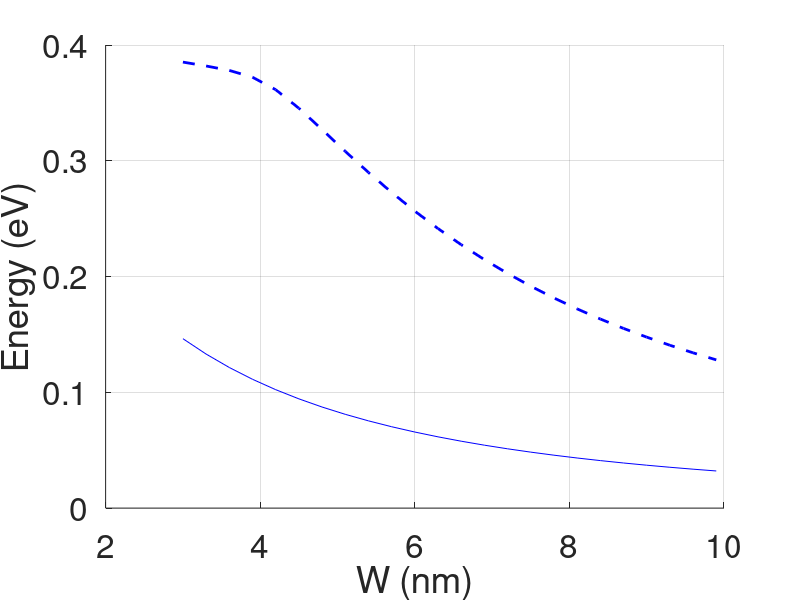

Source code (MATLAB):
clear all
close all

% Constants (all MKS, except energy which is in eV)
hbar = 1.055e-34;
q = 1.602e-19;
a = 3e-10;
m = 9.110e-31;

% Conduction band parameters
mw = 0.07*m;
ma = 0.22*m;
mb = 0.7*mw + 0.3*ma;
kk = 0*.1*pi;
Ec = 0;
Eb = (.7*0) + (.3*1.25);
for nk = 1:24
    Nw = nk + 10;
    Nb = 2*Nw;
    Np = Nb + Nw + Nb;
    W(nk) = (Nw-1)*a*1e9;
    tb = (hbar^2)/(2*mb*(a^2)*q);
    tw = (hbar^2)/(2*mw*(a^2)*q);
    t = [tb*ones(1,Nb) tw*ones(1,Nw-1) tb*ones(1,Nb)];
    tt = [0 t] + [t 0];
    Ebk = Eb + (tb*(kk^2));
    Ewk = tw*(kk^2);
    Ebwk = (Eb/2)+((tb+tw)*(kk^2)/2);
    U = Ec + [Ebk*ones(1,Nb) Ebwk Ewk*ones(1,Nw-2) Ebwk Ebk*ones(1,Nb)];
    H = -diag(t,1) - diag(t,-1) + diag(tt) + diag(U);
    [V,D] = eig(H);
    D = diag(D);
    D = (sort(real(D)))';
    E1(nk) = D(1);
    E2(nk) = D(2);
end

hold on
h1 = plot(W, E1,' b');
h1 = plot(W, E2,' b--');
set(h1, 'linewidth',[2.0])
set(gca, 'Fontsize',[24])
xlabel('W (nm)')
ylabel('Energy (eV)')
axis([2 10 0 .4])
grid on
